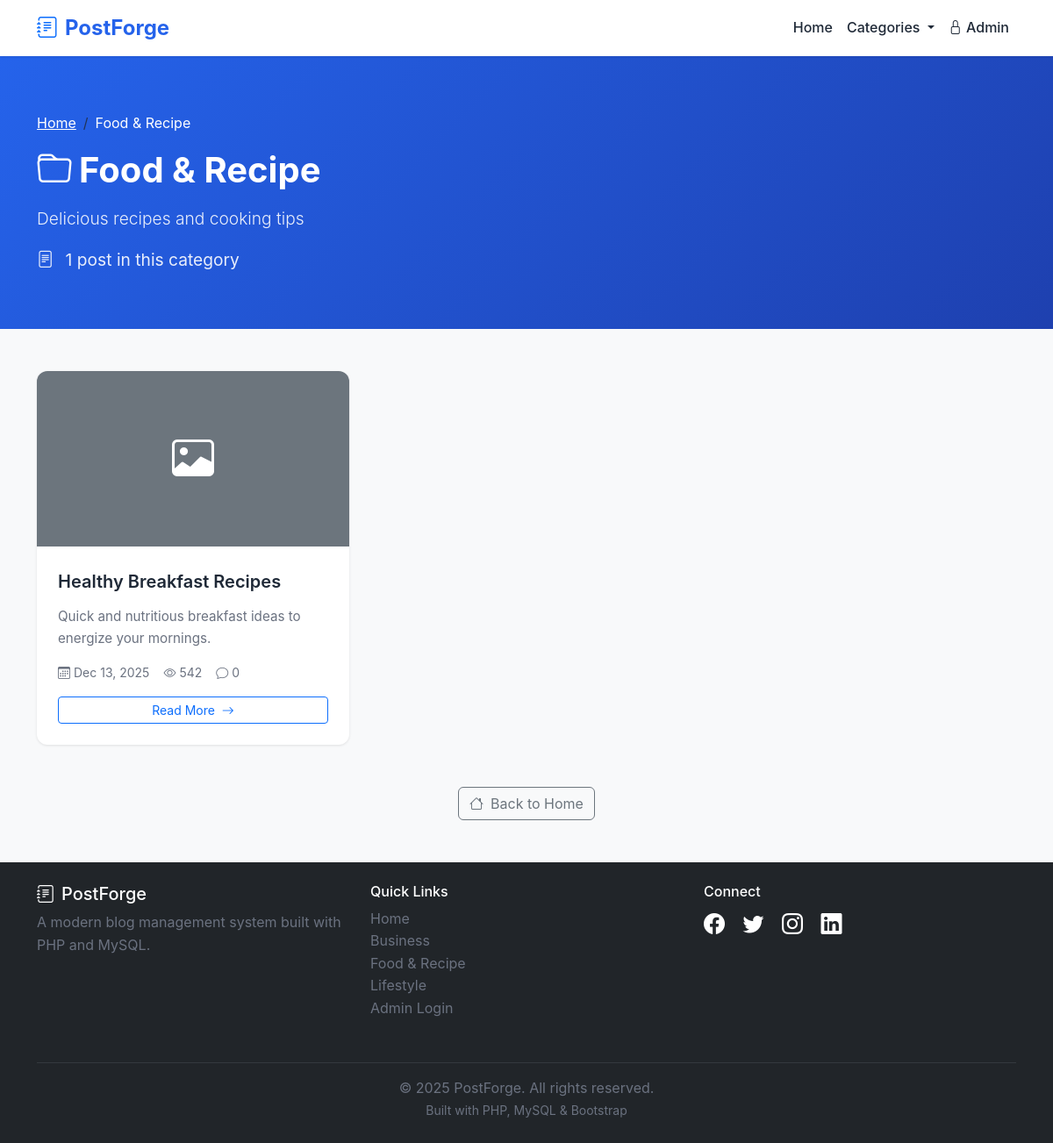
Page /category.php?slug=food-recipe on the committed database.
### tables this page shows
CREATE TABLE IF NOT EXISTS categories (
    id INT PRIMARY KEY AUTO_INCREMENT,
    name VARCHAR(100) UNIQUE NOT NULL,
    slug VARCHAR(100) UNIQUE NOT NULL,
    description TEXT,
    created_at TIMESTAMP DEFAULT CURRENT_TIMESTAMP,
    INDEX idx_slug (slug)
);

CREATE TABLE IF NOT EXISTS posts (
    id INT PRIMARY KEY AUTO_INCREMENT,
    title VARCHAR(255) NOT NULL,
    slug VARCHAR(255) UNIQUE NOT NULL,
    content TEXT NOT NULL,
    excerpt TEXT,
    featured_image VARCHAR(255),
    category_id INT,
    author_id INT,
    status ENUM('draft', 'published') DEFAULT 'draft',
    views INT DEFAULT 0,
    created_at TIMESTAMP DEFAULT CURRENT_TIMESTAMP,
    updated_at TIMESTAMP DEFAULT CURRENT_TIMESTAMP ON UPDATE CURRENT_TIMESTAMP,
    published_at TIMESTAMP NULL,
    FOREIGN KEY (category_id) REFERENCES categories(id) ON DELETE SET NULL,
    FOREIGN KEY (author_id) REFERENCES admins(id) ON DELETE CASCADE,
    INDEX idx_slug (slug),
    INDEX idx_status (status),
    INDEX idx_category (category_id),
    INDEX idx_author (author_id),
    INDEX idx_created (created_at),
    FULLTEXT idx_search (title, content)
);

### includes/functions.php (called while the page is built, shortened)
<?php
function sanitize($data) {
    return htmlspecialchars($data, ENT_QUOTES, 'UTF-8');
}
function formatDate($date, $format = 'M d, Y') {
    return date($format, strtotime($date));
}
function truncate($text, $length = 100, $suffix = '...') {
    return $text;
}
function formatNumber($number) {
    return number_format($number);
}

### public/category.php (the view, shortened to what this page needs)
<?php
require_once '../includes/functions.php';
$categorySlug = $_GET['slug'] ?? '';
try {
    $db = getDB();
    $catStmt = $db->prepare("SELECT * FROM categories WHERE slug = :slug");
    $catStmt->execute(['slug' => $categorySlug]);
    $category = $catStmt->fetch();
    $page = isset($_GET['page']) ? (int)$_GET['page'] : 1;
    $countStmt = $db->prepare("
        SELECT COUNT(*) as count FROM posts
        WHERE category_id = :category_id AND status = 'published'
    ");
    $countStmt->execute(['category_id' => $category['id']]);
    $total = $countStmt->fetch()['count'];
    $pagination = getPagination($total, POSTS_PER_PAGE, $page);
    $postsStmt = $db->prepare("
        SELECT p.*, c.name as category_name, c.slug as category_slug, a.full_name as author_name,
               (SELECT COUNT(*) FROM comments WHERE post_id = p.id AND status = 'approved') as comment_count
        FROM posts p
        LEFT JOIN categories c ON p.category_id = c.id
        LEFT JOIN admins a ON p.author_id = a.id
        WHERE p.category_id = :category_id AND p.status = 'published'
        ORDER BY p.published_at DESC
        LIMIT :offset, :limit
    ");
    $postsStmt->execute([
        'category_id' => $category['id'],
        'offset' => $pagination['offset'],
        'limit' => POSTS_PER_PAGE
    ]);
    $posts = $postsStmt->fetchAll();
} catch (PDOException $e) {
    header('Location: index.php');
    exit;
}
include 'includes/header.php';
?>
<div class="hero-section">
    <div class="container">
        <nav aria-label="breadcrumb">
            <ol class="breadcrumb">
                <li class="breadcrumb-item"><a href="index.php" class="text-white">Home</a></li>
                <li class="breadcrumb-item active text-white" aria-current="page">
                    <?php echo sanitize($category['name']); ?>
                </li>
            </ol>
        </nav>
        <h1><i class="bi bi-folder me-2"></i><?php echo sanitize($category['name']); ?></h1>
        <?php if ($category['description']): ?>
            <p class="lead"><?php echo sanitize($category['description']); ?></p>
        <?php endif; ?>
        <p class="mb-0">
            <i class="bi bi-file-text me-2"></i>
            <?php echo formatNumber($total); ?> post<?php echo $total != 1 ? 's' : ''; ?> in this category
        </p>
    </div>
</div>
<div class="container mb-5">
    <div class="row">
        <?php if (empty($posts)): ?>
            <div class="col-12">
                <div class="alert alert-info">
                    <i class="bi bi-info-circle me-2"></i>
                    No posts in this category yet.
                    <a href="index.php" class="alert-link">Browse all posts</a>
                </div>
            </div>
        <?php else: ?>
            <?php foreach ($posts as $post): ?>
                <div class="col-md-6 col-lg-4 mb-4">
                    <div class="card post-card">
                        <?php if ($post['featured_image']): ?>
                            <img src="<?php echo UPLOAD_URL . sanitize($post['featured_image']); ?>"
                                 alt="<?php echo sanitize($post['title']); ?>"
                                 class="post-card-img">
                        <?php else: ?>
                            <div class="post-card-img bg-secondary d-flex align-items-center justify-content-center">
                                <i class="bi bi-image text-white" style="font-size: 3rem;"></i>
                            </div>
                        <?php endif; ?>
                        <div class="post-card-body">
                            <a href="post.php?slug=<?php echo $post['slug']; ?>"
                               class="post-card-title">
                                <?php echo sanitize($post['title']); ?>
                            </a>
                            <p class="post-card-excerpt">
                                <?php echo sanitize(truncate($post['excerpt'], 100)); ?>
                            </p>
                            <div class="post-meta">
                                <span class="post-meta-item">
                                    <i class="bi bi-calendar3"></i>
                                    <?php echo formatDate($post['published_at'], 'M d, Y'); ?>
                                </span>
                                <span class="post-meta-item">
                                    <i class="bi bi-eye"></i>
                                    <?php echo formatNumber($post['views']); ?>
                                </span>
                                <span class="post-meta-item">
                                    <i class="bi bi-chat"></i>
                                    <?php echo $post['comment_count']; ?>
                                </span>
                            </div>
                            <a href="post.php?slug=<?php echo $post['slug']; ?>"
                               class="btn btn-outline-primary btn-sm mt-3 w-100">
                                Read More <i class="bi bi-arrow-right ms-1"></i>
                            </a>
                        </div>
                    </div>
                </div>
            <?php endforeach; ?>
        <?php endif; ?>
    </div>
    <div class="text-center mt-4">
        <a href="index.php" class="btn btn-outline-secondary">
            <i class="bi bi-house me-2"></i>Back to Home
        </a>
    </div>
</div>
<?php include 'includes/footer.php'; ?>

### public/includes/footer.php (shortened to what this page needs)
    </main>
    <footer class="bg-dark text-white mt-5 py-4">
        <div class="container">
            <div class="row">
                <div class="col-md-4 mb-3">
                    <h5><i class="bi bi-journal-text me-2"></i><?php echo SITE_NAME; ?></h5>
                    <p class="text-muted">A modern blog management system built with PHP and MySQL.</p>
                </div>
                <div class="col-md-4 mb-3">
                    <h6>Quick Links</h6>
                    <ul class="list-unstyled">
                        <li><a href="index.php" class="text-muted text-decoration-none">Home</a></li>
                        <?php
                        try {
                            $db = getDB();
                            $footerCatsStmt = $db->query("SELECT * FROM categories ORDER BY name ASC LIMIT 3");
                            $footerCategories = $footerCatsStmt->fetchAll();
                            foreach ($footerCategories as $footerCat):
                        ?>
                            <li>
                                <a href="category.php?slug=<?php echo $footerCat['slug']; ?>"
                                   class="text-muted text-decoration-none">
                                    <?php echo sanitize($footerCat['name']); ?>
                                </a>
                            </li>
                        <?php
                            endforeach;
                        } catch (PDOException $e) {
                        }
                        ?>
                        <li><a href="../admin/login.php" class="text-muted text-decoration-none">Admin Login</a></li>
                    </ul>
                </div>
                <div class="col-md-4 mb-3">
                    <h6>Connect</h6>
                    <div class="social-links">
                        <a href="#" class="text-white me-3"><i class="bi bi-facebook"></i></a>
                        <a href="#" class="text-white me-3"><i class="bi bi-twitter"></i></a>
                        <a href="#" class="text-white me-3"><i class="bi bi-instagram"></i></a>
                        <a href="#" class="text-white me-3"><i class="bi bi-linkedin"></i></a>
                    </div>
                </div>
            </div>
            <hr class="border-secondary">
            <div class="text-center text-muted">
                <p class="mb-0">&copy; <?php echo date('Y'); ?> <?php echo SITE_NAME; ?>. All rights reserved.</p>
                <small>Built with PHP, MySQL & Bootstrap</small>
            </div>
        </div>
    </footer>
</body>
</html>

### assets/css/public.css (style rules this page uses)
:root { --primary-blue: #2563eb; --primary-dark: #1e40af; --success-green: #10b981; --warning-orange: #f59e0b; --danger-red: #ef4444; --info-cyan: #06b6d4; --dark-gray: #1f2937; --medium-gray: #6b7280; --light-gray: #f3f4f6; --border-gray: #e5e7eb; }
* { margin: 0; padding: 0; box-sizing: border-box; }
body { font-family: 'Inter', 'Segoe UI', 'Roboto', sans-serif; background-color: #f8f9fa; color: var(--dark-gray); line-height: 1.6; }
.hero-section { background: linear-gradient(135deg, var(--primary-blue) 0%, var(--primary-dark) 100%); color: white; padding: 4rem 0; margin-bottom: 3rem; }
.hero-section h1 { font-size: 2.5rem; font-weight: 700; margin-bottom: 1rem; }
.hero-section p { font-size: 1.2rem; opacity: 0.9; }
.post-card { border: none; border-radius: 12px; box-shadow: 0 1px 3px rgba(0, 0, 0, 0.1); transition: all 0.3s ease; overflow: hidden; height: 100%; background: white; }
.post-card-img { height: 200px; object-fit: cover; transition: transform 0.3s ease; }
.post-card-body { padding: 1.5rem; }
.post-card-title { font-size: 1.25rem; font-weight: 600; margin-bottom: 0.75rem; color: var(--dark-gray); text-decoration: none; display: block; transition: color 0.3s ease; }
.post-card-excerpt { color: var(--medium-gray); font-size: 0.95rem; margin-bottom: 1rem; line-height: 1.6; }
.post-meta { display: flex; align-items: center; gap: 1rem; font-size: 0.875rem; color: var(--medium-gray); flex-wrap: wrap; }
.post-meta-item { display: flex; align-items: center; gap: 0.25rem; }
footer { margin-top: 4rem; }
.social-links a { font-size: 1.5rem; transition: opacity 0.3s ease; }
.text-muted { color: var(--medium-gray) !important; }

### rows in the picture
categories: name "Food & Recipe", description "Delicious recipes and cooking tips"
posts: title "Healthy Breakfast Recipes", excerpt "Quick and nutritious breakfast ideas to energize your mornings.", published_at "Dec 13, 2025", views "542", comment_count "0"
categories: name "Business"
categories: name "Lifestyle"

### other values in the picture
SITE_NAME "PostForge"
formatNumber($total) "1"
